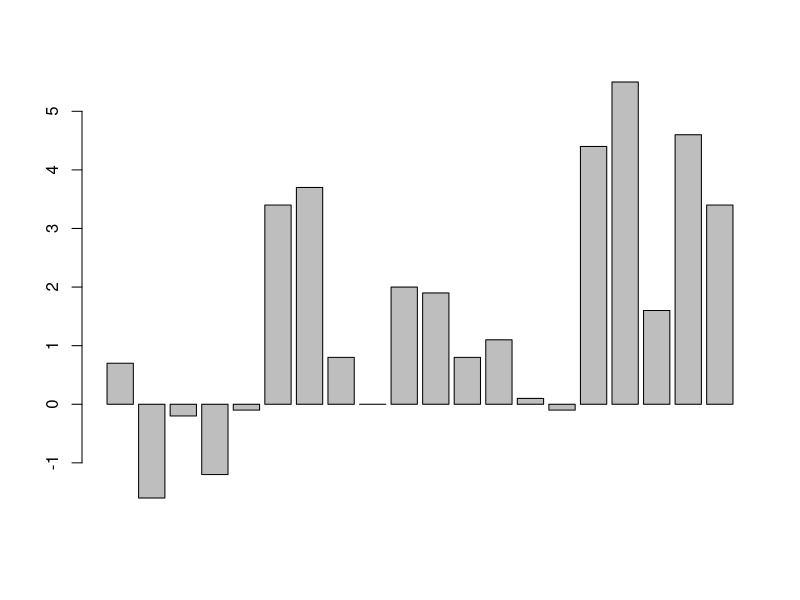

Generate this figure with R:
data()   #View all Datasets

? BOD  # Gives explanation and resources of dataset


? sleep
View(sleep) # table view of dataset


barplot(sleep$extra)
sleep
